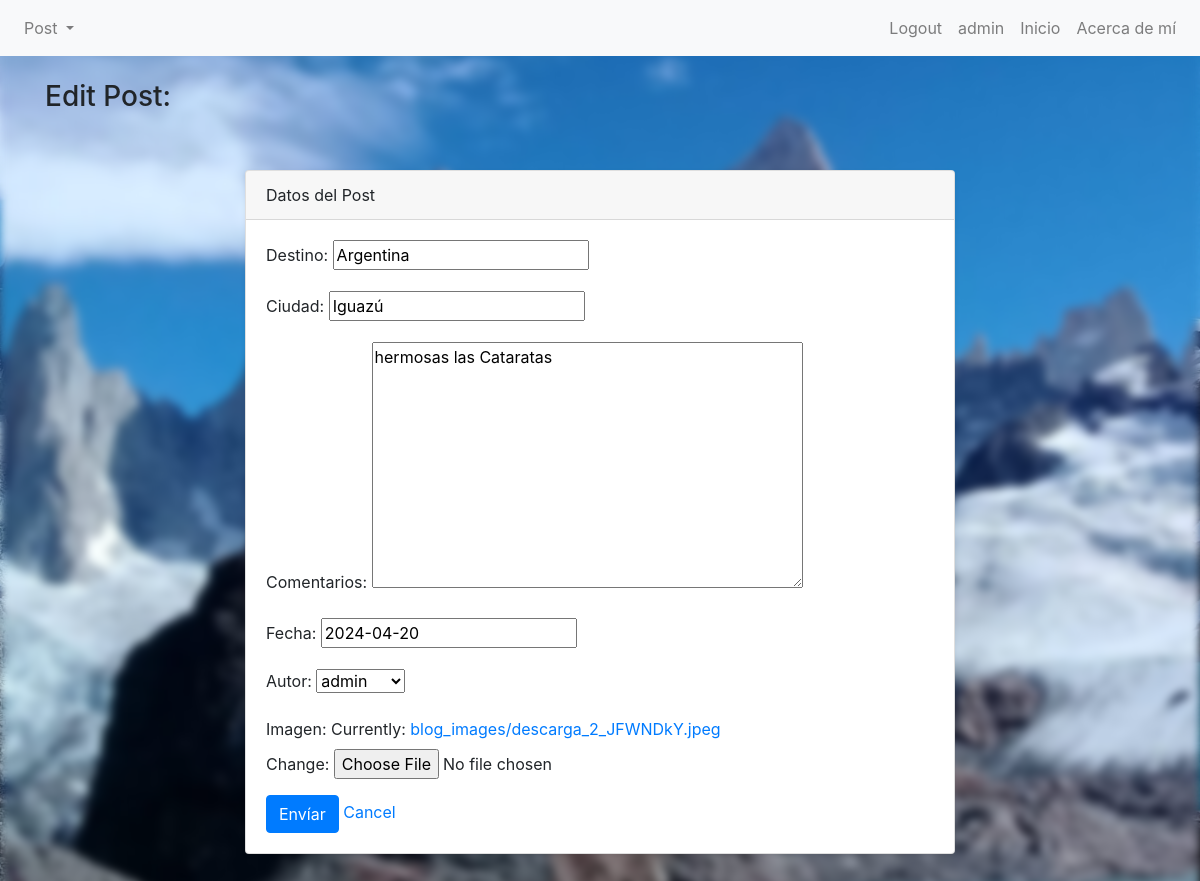
Screenshot of /Post/post/2/update/ (signed in) with the database file from the repository.
### Post/models.py (models this page shows, shortened)
class Post(models.Model):
    destino = models.CharField(max_length=100)
    ciudad = models.CharField(max_length=100)
    comentarios = models.TextField(blank=True, null=True)
    fecha = models.DateField(default=timezone.now)
    autor = models.ForeignKey(User, null= True, on_delete= models.SET_NULL)
    imagen = models.ImageField(upload_to='blog_images/')  # Definimos el campo de imagen

### Post/views.py (the view)
# urls.py: path("post/<int:pk>/update/", PostUpdateView.as_view(), name= "post-update"),
class PostUpdateView(LoginRequiredMixin, UpdateView):
    model = Post
    template_name = "post/vbc/post_form.html"
    fields = ["destino", "ciudad", "comentarios", "fecha",  "autor", "imagen"]
    context_object_name = "post"
    success_url = reverse_lazy("post-list")

### Post/templates/Post/vbc/post_form.html (shortened to what this page needs)
{% extends 'post/base.html' %}
{% block content %}
<h3>{% if object %}Edit Post: {{ object.nombre }}{% else %}New Post{% endif %}</h3>
    <section class="py-5">
        <div class="container">
            <div class="row">
                <div class="col-lg-8 mx-auto">
                    <div class="card shadow-sm">
                        <div class="card-header">
                            Datos del Post
                        </div>
                        <div class="card-body">
                            <form method="post" enctype="multipart/form-data">
                                {{ form.as_p }}
                                <button type="submit" class="btn btn-primary">Envíar</button>
                                <a href="{% url 'post-list' %}">Cancel</a>
                            </form>
                        </div>
                    </div>
                </div>
            </div>
        </div>
    </section>
{% endblock %}

### Post/templates/Post/base.html (shortened to what this page needs)
{% load static %}
<!DOCTYPE html>
<html lang="en">
<head>
    <link rel="stylesheet" href="{% static 'post/css/bootstrap.css' %}">
</head>
<body>
    <nav class="navbar navbar-expand-lg navbar-light bg-light">
        <div class="collapse navbar-collapse" id="navbarNav">
            {% if user.is_authenticated %}
            <ul class="navbar-nav">
                <li class="nav-item dropdown">
                    <a class="nav-link dropdown-toggle" href="#" id="navbarDropdownMenuLinkSala" role="button" data-toggle="dropdown" aria-haspopup="true" aria-expanded="false">
                        Post
                    </a>
                </li>
            </ul>
            {% endif %}
            <ul class="navbar-nav ml-auto">
                {% if user.is_authenticated %}
                    <li class="nav-item">
                        <a class="nav-link" href="{% url 'logout'%}">Logout</a>
                    </li>
                    <li class="nav-item">
                        <a class="nav-link" href="{% url 'editar-perfil' %}">{{ user }}</a>
                    </li>
                {%endif%}
                    <li class="nav-item">
                        <a class="nav-link" href="{% url 'home' %}">Inicio</a>
                    </li>
                    <li class="nav-item">
                        <a class="nav-link" href="{% url 'about' %}">Acerca de mí</a>
                    </li>
            </ul>
        </div>
    </nav>
    <div class="container mt-4">
        {% block content %}{% endblock content %}
    </div>
</body>
</html>

### rows the page displays
Post: destino "Argentina", ciudad "Iguazú", comentarios "hermosas las Cataratas", fecha "2024-04-20", autor "admin"

### other values shown
{{ user }} "admin"
